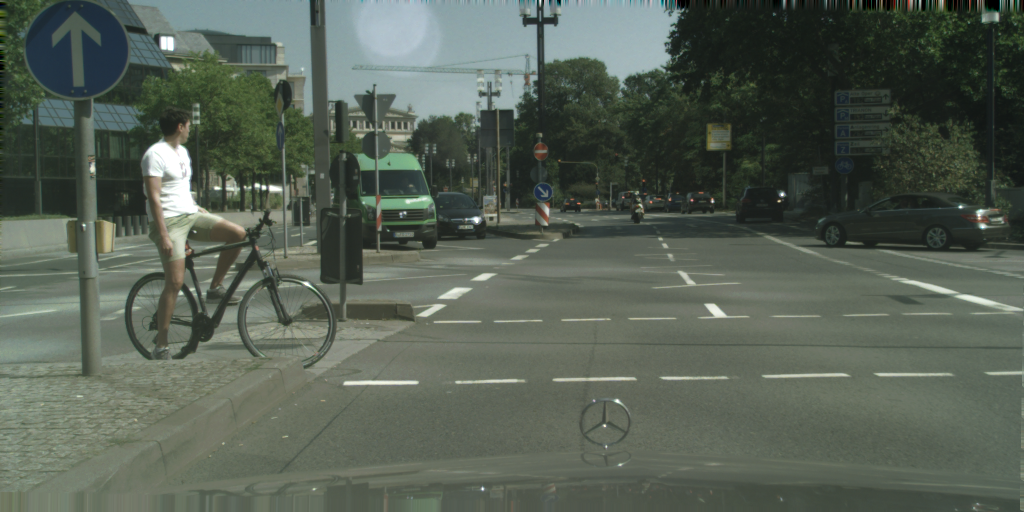
#> input picture images/example_01.png, 2048 x 1024 px, found by its file name (shown at 1/2 size); its folder holds only this picture in this run
$ jupyter execute --allow-errors segment.ipynb   (shell and % lines are left out)
#> lines starting #> are read from the running program, lines starting #| are printed output that depends on the picture
<a href="https://colab.research.google.com/github/HollowMike8/semantic-segmentation/blob/main/segment.ipynb" target="_parent"></a>

[cell 1]
import os
import cv2
import time
import numpy as np
import matplotlib.pyplot as plt

[cell 2]
path_dir: str = r"/content/semantic-segmentation"

# path to classes and colors
classes_path = os.path.join(path_dir, 'enet-cityscapes/enet-classes.txt')
colors_path = os.path.join(path_dir, 'enet-cityscapes/enet-colors.txt')

# path to ENet
enet_path = os.path.join(path_dir, 'enet-cityscapes/enet-model.net')

# no. of test images
images = os.listdir(os.path.join(path_dir, 'images'))

[cell 3]
classes = open(classes_path, "r").read().strip().split("\n")
#> (reads enet-cityscapes/enet-classes.txt from the repository)
colors = open(colors_path, "r").read().strip().split("\n")
#> (reads enet-cityscapes/enet-colors.txt from the repository)
colors = [np.array(c.split(",")).astype("int") for c in colors]
colors = np.array(colors, dtype="uint8")

[cell 4]
# initialize the legend visualization
legend = np.zeros(((len(classes) * 25), 300, 3), dtype="uint8")

for i, (color_, class_) in enumerate(zip(colors, classes)):
  color_ = [int(c) for c in color_]
  cv2.putText(legend, class_, (5, (i * 25) + 17),
              cv2.FONT_HERSHEY_SIMPLEX, 0.5, (255, 0, 0), 2)
  cv2.rectangle(legend, (100, (i * 25)), (300, (i * 25) + 25), tuple(color_), -1 )
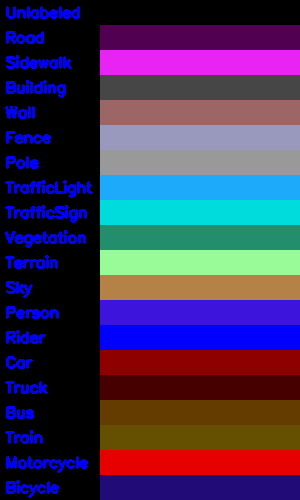
#> legend: shape (500, 300, 3); mean of channels 0, 1, 2 87.6, 53.2, 65.9; drawn as B, G, R

# plot the legend
plt.figure(figsize = (12,8))
plt.imshow(legend)
plt.title("legend")
plt.axis("off")
plt.show()

#> (a cell that did not finish here is left out)

[cell 6]
# choose a test image
print("There are %s images available for testing"% len(images))
print("Do you want to choose the test image randomly?")
ans = input("Yes/No :")
#> the answer given: y

if ans=='No':
  print("\n")
  print("Please choose the test image")
  print("Allowed formats: example_01.png")
  img_name = input("Test image name:")
  image = cv2.imread(os.path.join(path_dir, 'images', img_name))
else:
  index = np.random.randint(0, len(images))
  image = cv2.imread(os.path.join(path_dir, 'images', images[index]))
#> image is the input picture: shape (1024, 2048, 3); mean B, G, R 84.3, 95.7, 86.1

# plot the test image
plt.imshow(image)
plt.title("Test Image")
plt.axis("off")
plt.show()

# perform a forward pass on test image using ENet
blob = cv2.dnn.blobFromImage(image, 1 / 255.0, (1024, 512), 0,
                             swapRB=True, crop=False)
#> (the rest of this cell did not finish here and is left out)
